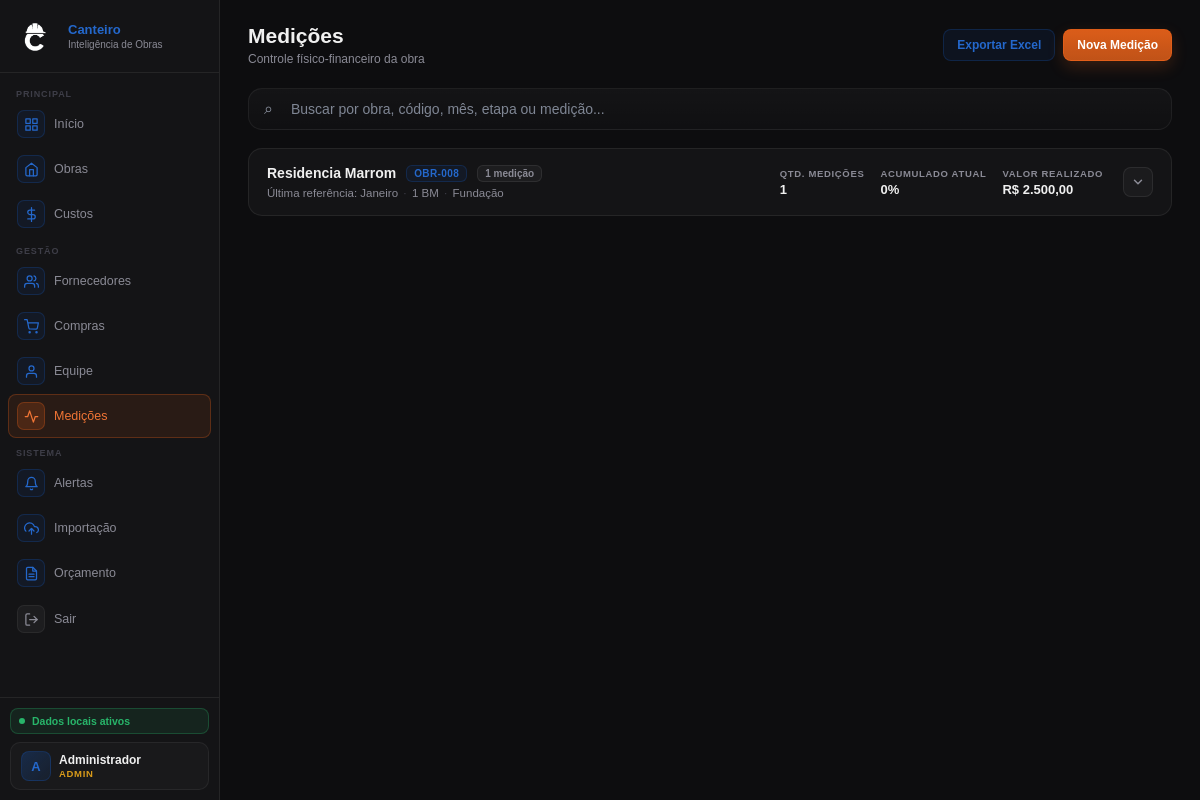
The app's page /medicoes (signed in), older data.
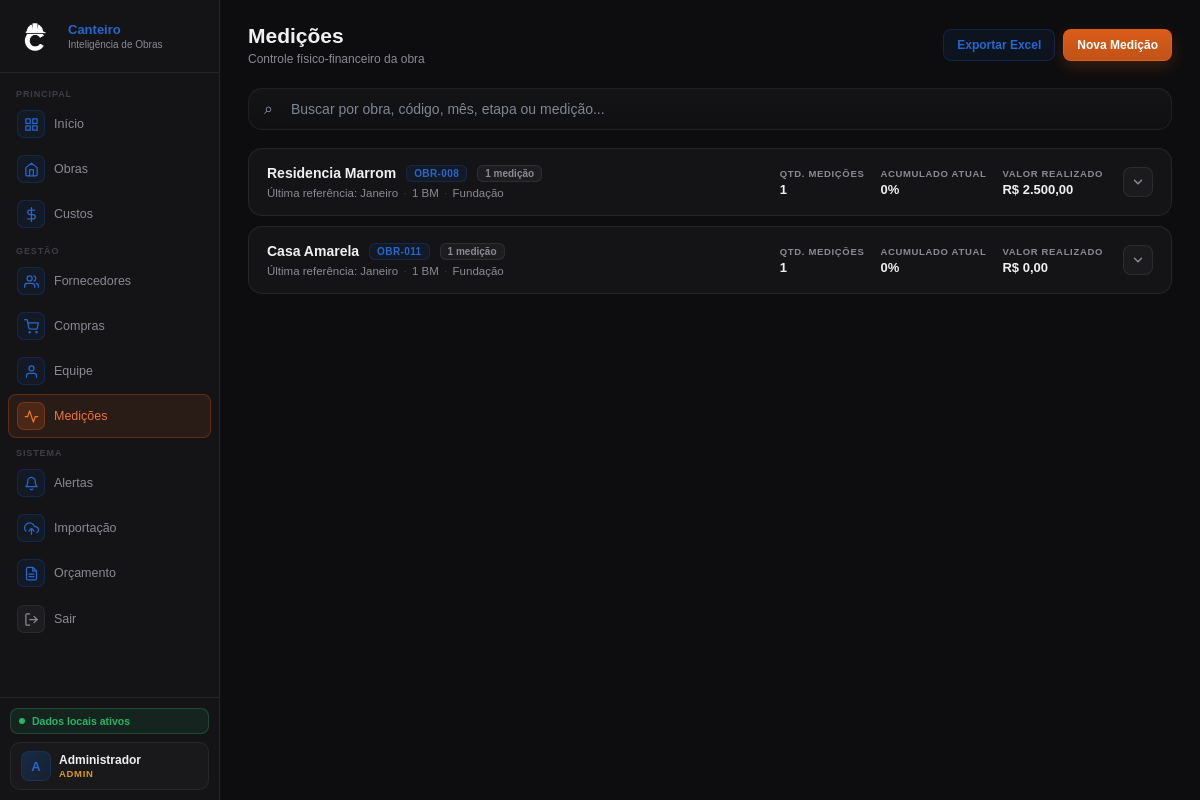
The same page, newer data.
### tables this page shows
CREATE TABLE obras (
    id INTEGER PRIMARY KEY AUTOINCREMENT,
    codigo TEXT NOT NULL UNIQUE,
    nome TEXT NOT NULL,
    endereco TEXT,
    tipologia TEXT,
    area_m2 REAL,
    data_inicio TEXT,
    data_fim_prevista TEXT,
    orcamento REAL DEFAULT 0,
    receita_total REAL DEFAULT 0,
    progresso_percentual REAL DEFAULT 0,
    status TEXT NOT NULL DEFAULT 'planejamento',
    criado_em TIMESTAMP DEFAULT CURRENT_TIMESTAMP
, tipo_obra TEXT NOT NULL DEFAULT 'contrato', token_publico TEXT, fase_obra TEXT, observacao_responsavel TEXT, foto_capa TEXT);

CREATE TABLE medicoes (
    id INTEGER PRIMARY KEY AUTOINCREMENT,
    obra_id INTEGER NOT NULL,
    mes TEXT,
    medicao_nome TEXT,
    etapa TEXT,
    percentual REAL DEFAULT 0,
    percentual_acumulado REAL DEFAULT 0,
    valor_realizado REAL DEFAULT 0,
    data_medicao TEXT,
    observacao TEXT,
    FOREIGN KEY (obra_id) REFERENCES obras(id)
);

### routes/medicoes_routes.py (the view)
@medicoes_bp.route("/medicoes")
def medicoes():
    if not usuario_logado() or not eh_leitura():
        return redirect(url_for("auth_bp.login"))
    lista_medicoes = query_all("""
        SELECT m.*, o.codigo AS codigo_obra, o.nome AS nome_obra
        FROM medicoes m
        JOIN obras o ON m.obra_id = o.id
        ORDER BY m.id DESC
    """)
    obras = query_all("SELECT * FROM obras ORDER BY nome ASC")
    return render_template("medicoes.html", medicoes=lista_medicoes, obras=obras)

### app.py (called while the page is built)
@app.context_processor
def inject_helpers():
    return dict(
        formatar_moeda=formatar_moeda,
        calcular_media_fornecedor=calcular_media_fornecedor,
        formatar_tipo_obra=formatar_tipo_obra,
        eh_admin=eh_admin,
        eh_gestor=eh_gestor,
        eh_leitura=eh_leitura,
        usuario_perfil=usuario_perfil,
    )

### auth.py (called while the page is built)
def usuario_logado():
    return "usuario_id" in session

def usuario_perfil():
    return session.get("usuario_perfil", "")

def eh_admin():
    return usuario_perfil() == "admin"

def eh_gestor():
    return usuario_perfil() in ["admin", "gestor"]

def eh_leitura():
    return usuario_perfil() in ["admin", "gestor", "leitura"]

### database.py (called while the page is built)
def get_connection():
    conn = sqlite3.connect(DB_PATH)
    conn.row_factory = sqlite3.Row
    return conn

def query_all(sql, params=()):
    conn = get_connection()
    cursor = conn.execute(sql, params)
    rows = cursor.fetchall()
    conn.close()
    return rows

### utils.py (called while the page is built)
def formatar_moeda(valor):
    if valor is None:
        valor = 0
    return f"R$ {valor:,.2f}".replace(",", "X").replace(".", ",").replace("X", ".")

### templates/medicoes.html (shortened to what this page needs)
{% extends "base.html" %}
{% block content %}
<div class="hdr">
    <div>
        <h1>Medições</h1>
        <p>Controle físico-financeiro da obra</p>
    </div>
    <div class="hdr-right" style="display:flex; gap:8px;">
        <a href="{{ url_for('medicoes_bp.medicoes_exportar') }}" class="btn btn-success">Exportar Excel</a>
        {% if eh_gestor() %}
        <button class="btn btn-primary" onclick="abrirModalMedicao()">Nova Medição</button>
        {% endif %}
    </div>
</div>
<div class="medicoes-toolbar">
    <div class="medicoes-search-wrap">
        <span class="medicoes-search-icon">⌕</span>
        <input type="text" id="medicaoSearch" class="medicoes-search-input"
            placeholder="Buscar por obra, código, mês, etapa ou medição..." oninput="filtrarMedicoesCards()">
    </div>
</div>
<div class="medicoes-cards" id="medicoesCards">
    {% for grupo in medicoes|groupby("codigo_obra") %}
    {% set lista = grupo.list %}
    {% set primeira = lista[0] %}
    {% set total_medicoes = lista|length %}
    {% set valor_total = lista|sum(attribute='valor_realizado') %}
    {% set ultimo_percentual = primeira.percentual_acumulado or 0 %}
    <div class="medicao-obra-card"
        data-search="{{ (primeira.codigo_obra or '')|lower }} {{ (primeira.nome_obra or '')|lower }} {% for item in lista %}{{ (item.mes or '')|lower }} {{ (item.medicao_nome or '')|lower }} {{ (item.etapa or '')|lower }} {% endfor %}">
        <div class="medicao-card-main">
            <div class="medicao-card-identity">
                <div class="medicao-card-title-row">
                    <a href="{{ url_for('obras_bp.obra_detalhe', codigo=primeira.codigo_obra) }}"
                        class="medicao-card-nome">
                        {{ primeira.nome_obra }}
                    </a>
                    <span class="medicao-card-codigo">{{ primeira.codigo_obra }}</span>
                    <span class="medicao-card-count">{{ total_medicoes }} medição</span>
                </div>
                <div class="medicao-card-subtitle">
                    <span>Última referência: {{ primeira.mes or "—" }}</span>
                    <span class="medicao-card-dot">·</span>
                    <span>{{ primeira.medicao_nome or "—" }}</span>
                    {% if primeira.etapa %}
                    <span class="medicao-card-dot">·</span>
                    <span>{{ primeira.etapa }}</span>
                    {% endif %}
                </div>
            </div>
            <div class="medicao-card-kpis">
                <div class="medicao-kv">
                    <div class="medicao-kv-label">Qtd. medições</div>
                    <div class="medicao-kv-value">{{ total_medicoes }}</div>
                </div>
                <div class="medicao-kv">
                    <div class="medicao-kv-label">Acumulado atual</div>
                    <div class="medicao-kv-value">{{ ultimo_percentual }}%</div>
                </div>
                <div class="medicao-kv">
                    <div class="medicao-kv-label">Valor realizado</div>
                    <div class="medicao-kv-value">{{ formatar_moeda(valor_total) }}</div>
                </div>
            </div>
            <div class="medicao-card-actions">
                <button type="button" class="medicao-expand-btn" onclick="toggleMedicaoCard(this)" title="Ver detalhes">
                    <svg width="14" height="14" viewBox="0 0 24 24" fill="none" stroke="currentColor" stroke-width="2.5"
                        stroke-linecap="round" stroke-linejoin="round">
                        <polyline points="6 9 12 15 18 9" />
                    </svg>
                </button>
            </div>
        </div>
    </div>
    {% else %}
    <div class="medicoes-empty-state">Nenhuma medição cadastrada ainda.</div>
    {% endfor %}
</div>
{% endblock %}

Row changes from the older to the newer data that the page shows:
added medicoes: total_medicoes "1", mes "Janeiro", medicao_nome "1 BM", etapa "Fundação", ultimo_percentual "0", formatar_moeda "R$ 0,00"
now on this page (row edited): obras: nome_obra "Casa Amarela", codigo_obra "OBR-011"
